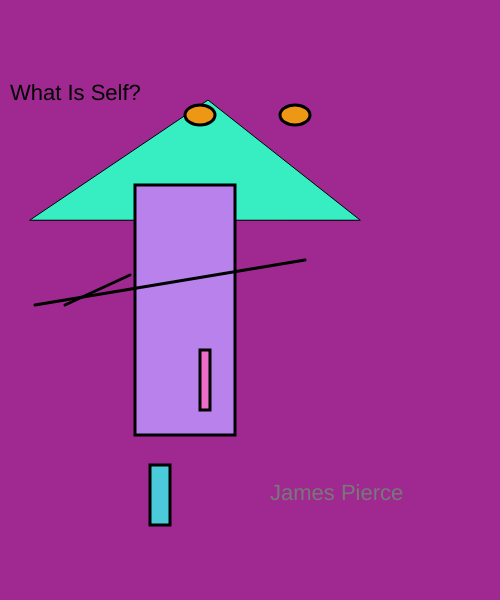
Frame 1 (no input)
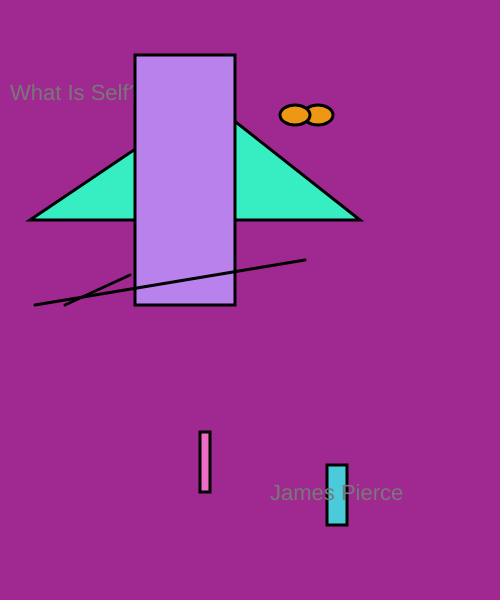
Frame 60 (no input)
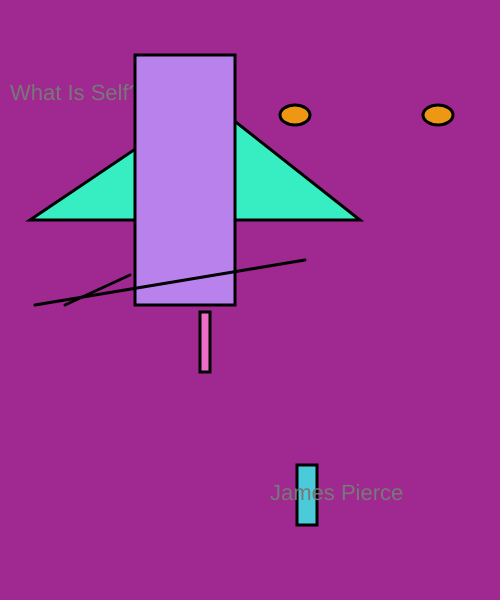
Frame 120 (the mouse pressed at the canvas centre since frame 60)

The p5.js sketch that drew these frames (run headless with seeded random() and noise() and a simulated clock; from frame 60 on, the mouse is pressed at the canvas centre):

// p5.js sketch
// ── sketch.js


var bodyX = 135;
var bodyY = 185;
var bodyDirection = 3;


var leftlegX = 200;
var leftlegY = 350;
var leftlegDirection = 2;

var rightlegX = 150;
var rightlegY = 350;
var rightlegDirection = 3;

var righteyeX = 200;
var righteyeY = 115;
var righteyeDirection = 2;

var lefteyeX = 295;
var lefteyeY = 115;
var lefteyeDirection = 3;




function setup()
{
    createCanvas(500, 600);
    bodyDirection = Math.floor(Math.random() *10) + 1;

}

function draw()
{
  background(159, 41, 144);
  textSize(22)
  text('What Is Self?', 10,100);

// head
  fill(55, 238, 194);
  triangle(30, 220,208, 100, 360, 220);

// eyes
  strokeWeight(3);
  fill(237, 151, 21);
  ellipse(righteyeX,115,30,20);
  righteyeX += righteyeDirection;
  if(righteyeX <=0 || righteyeX >=450)
  {
    righteyeDirection *= -1;
  }
  ellipse(lefteyeX,lefteyeY,30,20);







// body
  fill(185, 129, 236);
  rect(135, bodyY, 100, 250);
  bodyY += bodyDirection;
  if(bodyY <=0 || bodyY >=350)
  {
    bodyDirection *= -1;
  }



// right arm
  line(130,275, 65, 305);

// left arm
  line(305,260, 35, 305);
// left leg
  fill(236, 110, 201)
  rect(200, leftlegY, 10, 60);
  leftlegY += leftlegDirection;
  if(leftlegY <=0 || leftlegY >=450)
  {
    leftlegDirection *= -1;
  }
// right leg
  fill(75, 202, 217)
  rect(rightlegX, 465, 20, 60);
  rightlegX += rightlegDirection;
  if(rightlegX >=400 || rightlegX <=80)
  {
    rightlegDirection *= -1;
  }

  fill(120);
  textSize(22);
  text("James Pierce",270,500 );



}
